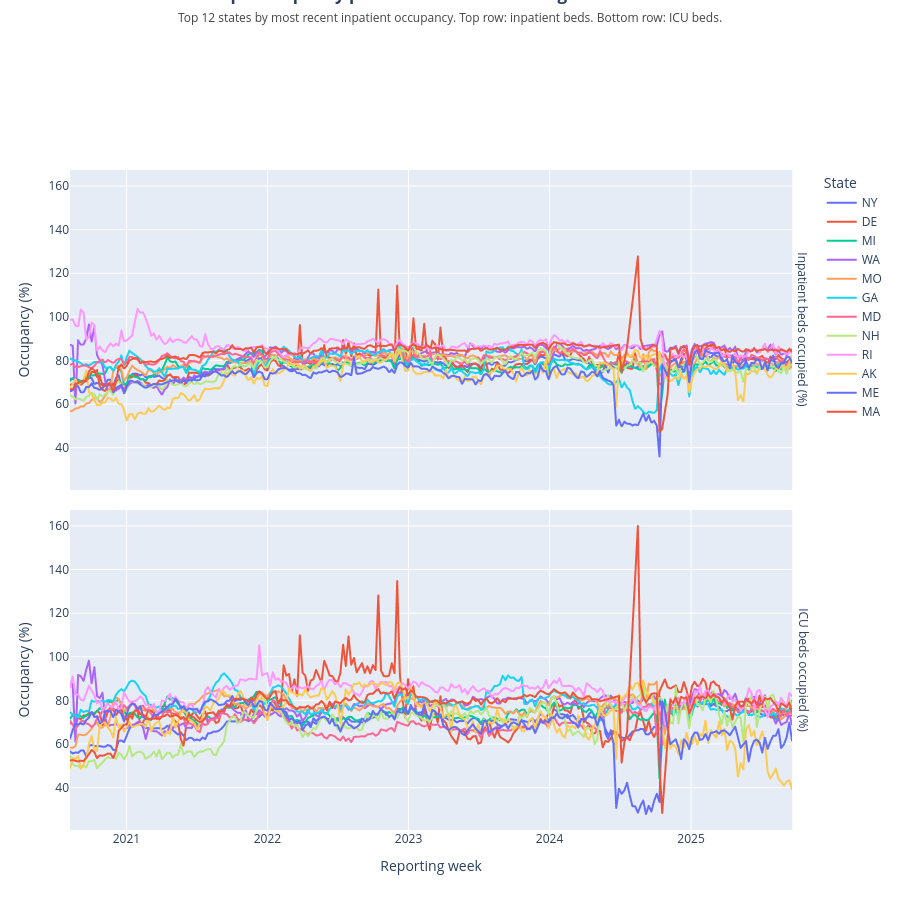

Notebook cell for this chart:
### Markdown cell above
**First visualization — state comparison:**  
Hospital capacity pressure over time (inpatient vs ICU occupancy) for states with the highest recent inpatient occupancy.

### Code cell
# Section 4 visualization using Plotly Express
import pandas as pd
import plotly.express as px
from pathlib import Path

csv_candidates = [
    Path("MP1_Weekly_Hospital_Respiratory_Data.csv"),
    Path("../MP1 Project/MP1_Weekly_Hospital_Respiratory_Data.csv"),
    Path("../530 Week5 Project/Weekly_Hospital_Respiratory_Data.csv"),
    Path("Weekly_Hospital_Respiratory_Data.csv"),
]
csv_path = next((p for p in csv_candidates if p.exists()), None)
if csv_path is None:
    raise FileNotFoundError(
        "Could not find hospital respiratory CSV. Tried: "
        + ", ".join(str(p) for p in csv_candidates)
    )

resp = pd.read_csv(csv_path, low_memory=False)

state_codes = {
    "AL", "AK", "AZ", "AR", "CA", "CO", "CT", "DE", "FL", "GA",
    "HI", "ID", "IL", "IN", "IA", "KS", "KY", "LA", "ME", "MD",
    "MA", "MI", "MN", "MS", "MO", "MT", "NE", "NV", "NH", "NJ",
    "NM", "NY", "NC", "ND", "OH", "OK", "OR", "PA", "RI", "SC",
    "SD", "TN", "TX", "UT", "VT", "VA", "WA", "WV", "WI", "WY", "DC"
}

capacity_cols = [
    "Percent Inpatient Beds Occupied",
    "Percent ICU Beds Occupied",
]

resp["Week Ending Date"] = pd.to_datetime(resp["Week Ending Date"], errors="coerce")
for col in capacity_cols:
    resp[col] = (
        resp[col]
        .astype(str)
        .str.replace("%", "", regex=False)
        .str.replace(",", "", regex=False)
        .str.strip()
    )
    resp[col] = pd.to_numeric(resp[col], errors="coerce")

state_df = resp[
    resp["Geographic aggregation"].isin(state_codes)
].dropna(subset=["Week Ending Date"] + capacity_cols).copy()
state_df = state_df.sort_values("Week Ending Date")

# Focus on top states by latest inpatient occupancy for readable comparison
latest_week = state_df["Week Ending Date"].max()
latest_slice = state_df[state_df["Week Ending Date"] == latest_week]
top_states = (
    latest_slice
    .nlargest(12, "Percent Inpatient Beds Occupied")["Geographic aggregation"]
    .tolist()
)
plot_df = state_df[state_df["Geographic aggregation"].isin(top_states)].copy()

long_df = plot_df.melt(
    id_vars=["Week Ending Date", "Geographic aggregation"],
    value_vars=capacity_cols,
    var_name="Metric",
    value_name="OccupancyPercent",
)

metric_labels = {
    "Percent Inpatient Beds Occupied": "Inpatient beds occupied (%)",
    "Percent ICU Beds Occupied": "ICU beds occupied (%)",
}
long_df["Metric"] = long_df["Metric"].map(metric_labels)

fig = px.line(
    long_df,
    x="Week Ending Date",
    y="OccupancyPercent",
    color="Geographic aggregation",
    facet_row="Metric",
    title=None,
    labels={
        "Week Ending Date": "Reporting week",
        "OccupancyPercent": "Occupancy (%)",
        "Geographic aggregation": "State",
        "Metric": "Capacity measure",
    },
    height=900,
)
fig.for_each_annotation(lambda a: a.update(text=a.text.split("=")[-1]))
fig.update_layout(
    title=dict(
        text=(
            "<b>Hospital capacity pressure varies across high-burden states</b><br>"
            "<span style='font-size:12px;color:#444'>"
            "Top 12 states by most recent inpatient occupancy. "
            "Top row: inpatient beds. Bottom row: ICU beds."
            "</span>"
        ),
        x=0.5,
        xanchor="center",
        pad=dict(b=18),
    ),
    margin=dict(t=170, r=40, b=70, l=70),
    legend_title_text="State",
    title_automargin=True,
)
fig.update_traces(
    hovertemplate=(
        "State: %{fullData.name}<br>"
        "Reporting week: %{x|%b %d, %Y}<br>"
        "Occupancy: %{y:.1f}%<extra></extra>"
    )
)
fig.show()

png_path = Path("viz1_state_hospital_capacity.png")
fig.write_image(png_path, engine="kaleido", scale=2)
print(f"Saved {png_path.resolve()}")

### Figure 1 — Plotly figure (JSON) as saved in the notebook; plotly's stock layout.template omitted (floating-point values rounded to 4 significant figures; data arrays with more than 128 entries replaced by an {"elided": "..."} marker saying what was removed)
{"data": [{"hovertemplate": "State: %{fullData.name}<br>Reporting week: %{x|%b %d, %Y}<br>Occupancy: %{y:.1f}%<extra></extra>", "legendgroup": "NY", "line": {"color": "#636efa", "dash": "solid"}, "marker": {"symbol": "circle"}, "mode": "lines", "name": "NY", "showlegend": true, "type": "scattergl", "x": {"elided": "268 str values"}, "xaxis": "x2", "y": {"elided": "268 float values"}, "yaxis": "y2"}, {"hovertemplate": "State: %{fullData.name}<br>Reporting week: %{x|%b %d, %Y}<br>Occupancy: %{y:.1f}%<extra></extra>", "legendgroup": "NY", "line": {"color": "#636efa", "dash": "solid"}, "marker": {"symbol": "circle"}, "mode": "lines", "name": "NY", "showlegend": false, "type": "scattergl", "x": {"elided": "268 str values"}, "xaxis": "x", "y": {"elided": "268 float values"}, "yaxis": "y"}, {"hovertemplate": "State: %{fullData.name}<br>Reporting week: %{x|%b %d, %Y}<br>Occupancy: %{y:.1f}%<extra></extra>", "legendgroup": "DE", "line": {"color": "#EF553B", "dash": "solid"}, "marker": {"symbol": "circle"}, "mode": "lines", "name": "DE", "showlegend": true, "type": "scattergl", "x": {"elided": "268 str values"}, "xaxis": "x2", "y": {"elided": "268 float values"}, "yaxis": "y2"}, {"hovertemplate": "State: %{fullData.name}<br>Reporting week: %{x|%b %d, %Y}<br>Occupancy: %{y:.1f}%<extra></extra>", "legendgroup": "DE", "line": {"color": "#EF553B", "dash": "solid"}, "marker": {"symbol": "circle"}, "mode": "lines", "name": "DE", "showlegend": false, "type": "scattergl", "x": {"elided": "268 str values"}, "xaxis": "x", "y": {"elided": "268 float values"}, "yaxis": "y"}, {"hovertemplate": "State: %{fullData.name}<br>Reporting week: %{x|%b %d, %Y}<br>Occupancy: %{y:.1f}%<extra></extra>", "legendgroup": "MI", "line": {"color": "#00cc96", "dash": "solid"}, "marker": {"symbol": "circle"}, "mode": "lines", "name": "MI", "showlegend": true, "type": "scattergl", "x": {"elided": "268 str values"}, "xaxis": "x2", "y": {"elided": "268 float values"}, "yaxis": "y2"}, {"hovertemplate": "State: %{fullData.name}<br>Reporting week: %{x|%b %d, %Y}<br>Occupancy: %{y:.1f}%<extra></extra>", "legendgroup": "MI", "line": {"color": "#00cc96", "dash": "solid"}, "marker": {"symbol": "circle"}, "mode": "lines", "name": "MI", "showlegend": false, "type": "scattergl", "x": {"elided": "268 str values"}, "xaxis": "x", "y": {"elided": "268 float values"}, "yaxis": "y"}, {"hovertemplate": "State: %{fullData.name}<br>Reporting week: %{x|%b %d, %Y}<br>Occupancy: %{y:.1f}%<extra></extra>", "legendgroup": "WA", "line": {"color": "#ab63fa", "dash": "solid"}, "marker": {"symbol": "circle"}, "mode": "lines", "name": "WA", "showlegend": true, "type": "scattergl", "x": {"elided": "268 str values"}, "xaxis": "x2", "y": {"elided": "268 float values"}, "yaxis": "y2"}, {"hovertemplate": "State: %{fullData.name}<br>Reporting week: %{x|%b %d, %Y}<br>Occupancy: %{y:.1f}%<extra></extra>", "legendgroup": "WA", "line": {"color": "#ab63fa", "dash": "solid"}, "marker": {"symbol": "circle"}, "mode": "lines", "name": "WA", "showlegend": false, "type": "scattergl", "x": {"elided": "268 str values"}, "xaxis": "x", "y": {"elided": "268 float values"}, "yaxis": "y"}, {"hovertemplate": "State: %{fullData.name}<br>Reporting week: %{x|%b %d, %Y}<br>Occupancy: %{y:.1f}%<extra></extra>", "legendgroup": "MO", "line": {"color": "#FFA15A", "dash": "solid"}, "marker": {"symbol": "circle"}, "mode": "lines", "name": "MO", "showlegend": true, "type": "scattergl", "x": {"elided": "268 str values"}, "xaxis": "x2", "y": {"elided": "268 float values"}, "yaxis": "y2"}, {"hovertemplate": "State: %{fullData.name}<br>Reporting week: %{x|%b %d, %Y}<br>Occupancy: %{y:.1f}%<extra></extra>", "legendgroup": "MO", "line": {"color": "#FFA15A", "dash": "solid"}, "marker": {"symbol": "circle"}, "mode": "lines", "name": "MO", "showlegend": false, "type": "scattergl", "x": {"elided": "268 str values"}, "xaxis": "x", "y": {"elided": "268 float values"}, "yaxis": "y"}, {"hovertemplate": "State: %{fullData.name}<br>Reporting week: %{x|%b %d, %Y}<br>Occupancy: %{y:.1f}%<extra></extra>", "legendgroup": "GA", "line": {"color": "#19d3f3", "dash": "solid"}, "marker": {"symbol": "circle"}, "mode": "lines", "name": "GA", "showlegend": true, "type": "scattergl", "x": {"elided": "268 str values"}, "xaxis": "x2", "y": {"elided": "268 float values"}, "yaxis": "y2"}, {"hovertemplate": "State: %{fullData.name}<br>Reporting week: %{x|%b %d, %Y}<br>Occupancy: %{y:.1f}%<extra></extra>", "legendgroup": "GA", "line": {"color": "#19d3f3", "dash": "solid"}, "marker": {"symbol": "circle"}, "mode": "lines", "name": "GA", "showlegend": false, "type": "scattergl", "x": {"elided": "268 str values"}, "xaxis": "x", "y": {"elided": "268 float values"}, "yaxis": "y"}, {"hovertemplate": "State: %{fullData.name}<br>Reporting week: %{x|%b %d, %Y}<br>Occupancy: %{y:.1f}%<extra></extra>", "legendgroup": "MD", "line": {"color": "#FF6692", "dash": "solid"}, "marker": {"symbol": "circle"}, "mode": "lines", "name": "MD", "showlegend": true, "type": "scattergl", "x": {"elided": "268 str values"}, "xaxis": "x2", "y": {"elided": "268 float values"}, "yaxis": "y2"}, {"hovertemplate": "State: %{fullData.name}<br>Reporting week: %{x|%b %d, %Y}<br>Occupancy: %{y:.1f}%<extra></extra>", "legendgroup": "MD", "line": {"color": "#FF6692", "dash": "solid"}, "marker": {"symbol": "circle"}, "mode": "lines", "name": "MD", "showlegend": false, "type": "scattergl", "x": {"elided": "268 str values"}, "xaxis": "x", "y": {"elided": "268 float values"}, "yaxis": "y"}, {"hovertemplate": "State: %{fullData.name}<br>Reporting week: %{x|%b %d, %Y}<br>Occupancy: %{y:.1f}%<extra></extra>", "legendgroup": "NH", "line": {"color": "#B6E880", "dash": "solid"}, "marker": {"symbol": "circle"}, "mode": "lines", "name": "NH", "showlegend": true, "type": "scattergl", "x": {"elided": "268 str values"}, "xaxis": "x2", "y": {"elided": "268 float values"}, "yaxis": "y2"}, {"hovertemplate": "State: %{fullData.name}<br>Reporting week: %{x|%b %d, %Y}<br>Occupancy: %{y:.1f}%<extra></extra>", "legendgroup": "NH", "line": {"color": "#B6E880", "dash": "solid"}, "marker": {"symbol": "circle"}, "mode": "lines", "name": "NH", "showlegend": false, "type": "scattergl", "x": {"elided": "268 str values"}, "xaxis": "x", "y": {"elided": "268 float values"}, "yaxis": "y"}, {"hovertemplate": "State: %{fullData.name}<br>Reporting week: %{x|%b %d, %Y}<br>Occupancy: %{y:.1f}%<extra></extra>", "legendgroup": "RI", "line": {"color": "#FF97FF", "dash": "solid"}, "marker": {"symbol": "circle"}, "mode": "lines", "name": "RI", "showlegend": true, "type": "scattergl", "x": {"elided": "268 str values"}, "xaxis": "x2", "y": {"elided": "268 float values"}, "yaxis": "y2"}, {"hovertemplate": "State: %{fullData.name}<br>Reporting week: %{x|%b %d, %Y}<br>Occupancy: %{y:.1f}%<extra></extra>", "legendgroup": "RI", "line": {"color": "#FF97FF", "dash": "solid"}, "marker": {"symbol": "circle"}, "mode": "lines", "name": "RI", "showlegend": false, "type": "scattergl", "x": {"elided": "268 str values"}, "xaxis": "x", "y": {"elided": "268 float values"}, "yaxis": "y"}, {"hovertemplate": "State: %{fullData.name}<br>Reporting week: %{x|%b %d, %Y}<br>Occupancy: %{y:.1f}%<extra></extra>", "legendgroup": "AK", "line": {"color": "#FECB52", "dash": "solid"}, "marker": {"symbol": "circle"}, "mode": "lines", "name": "AK", "showlegend": true, "type": "scattergl", "x": {"elided": "268 str values"}, "xaxis": "x2", "y": {"elided": "268 float values"}, "yaxis": "y2"}, {"hovertemplate": "State: %{fullData.name}<br>Reporting week: %{x|%b %d, %Y}<br>Occupancy: %{y:.1f}%<extra></extra>", "legendgroup": "AK", "line": {"color": "#FECB52", "dash": "solid"}, "marker": {"symbol": "circle"}, "mode": "lines", "name": "AK", "showlegend": false, "type": "scattergl", "x": {"elided": "268 str values"}, "xaxis": "x", "y": {"elided": "268 float values"}, "yaxis": "y"}, {"hovertemplate": "State: %{fullData.name}<br>Reporting week: %{x|%b %d, %Y}<br>Occupancy: %{y:.1f}%<extra></extra>", "legendgroup": "ME", "line": {"color": "#636efa", "dash": "solid"}, "marker": {"symbol": "circle"}, "mode": "lines", "name": "ME", "showlegend": true, "type": "scattergl", "x": {"elided": "268 str values"}, "xaxis": "x2", "y": {"elided": "268 float values"}, "yaxis": "y2"}, {"hovertemplate": "State: %{fullData.name}<br>Reporting week: %{x|%b %d, %Y}<br>Occupancy: %{y:.1f}%<extra></extra>", "legendgroup": "ME", "line": {"color": "#636efa", "dash": "solid"}, "marker": {"symbol": "circle"}, "mode": "lines", "name": "ME", "showlegend": false, "type": "scattergl", "x": {"elided": "268 str values"}, "xaxis": "x", "y": {"elided": "268 float values"}, "yaxis": "y"}, {"hovertemplate": "State: %{fullData.name}<br>Reporting week: %{x|%b %d, %Y}<br>Occupancy: %{y:.1f}%<extra></extra>", "legendgroup": "MA", "line": {"color": "#EF553B", "dash": "solid"}, "marker": {"symbol": "circle"}, "mode": "lines", "name": "MA", "showlegend": true, "type": "scattergl", "x": {"elided": "258 str values"}, "xaxis": "x2", "y": {"elided": "258 float values"}, "yaxis": "y2"}, {"hovertemplate": "State: %{fullData.name}<br>Reporting week: %{x|%b %d, %Y}<br>Occupancy: %{y:.1f}%<extra></extra>", "legendgroup": "MA", "line": {"color": "#EF553B", "dash": "solid"}, "marker": {"symbol": "circle"}, "mode": "lines", "name": "MA", "showlegend": false, "type": "scattergl", "x": {"elided": "258 str values"}, "xaxis": "x", "y": {"elided": "258 float values"}, "yaxis": "y"}], "layout": {"annotations": [{"font": {}, "showarrow": false, "text": "ICU beds occupied (%)", "textangle": 90, "x": 0.98, "xanchor": "left", "xref": "paper", "y": 0.2425, "yanchor": "middle", "yref": "paper"}, {"font": {}, "showarrow": false, "text": "Inpatient beds occupied (%)", "textangle": 90, "x": 0.98, "xanchor": "left", "xref": "paper", "y": 0.7575, "yanchor": "middle", "yref": "paper"}], "height": 900, "legend": {"title": {"text": "State"}, "tracegroupgap": 0}, "margin": {"b": 70, "l": 70, "r": 40, "t": 170}, "title": {"automargin": true, "pad": {"b": 18}, "text": "<b>Hospital capacity pressure varies across high-burden states</b><br><span style='font-size:12px;color:#444'>Top 12 states by most recent inpatient occupancy. Top row: inpatient beds. Bottom row: ICU beds.</span>", "x": 0.5, "xanchor": "center"}, "xaxis": {"anchor": "y", "domain": [0, 0.98], "title": {"text": "Reporting week"}}, "xaxis2": {"anchor": "y2", "domain": [0, 0.98], "matches": "x", "showticklabels": false}, "yaxis": {"anchor": "x", "domain": [0, 0.485], "title": {"text": "Occupancy (%)"}}, "yaxis2": {"anchor": "x2", "domain": [0.515, 1], "matches": "y", "title": {"text": "Occupancy (%)"}}}}
